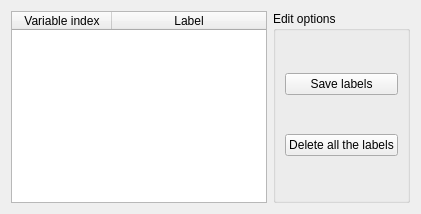
             <widget class="QWidget" name="tab_45">
              <attribute name="title">
               <string>Label elements</string>
              </attribute>
              <layout class="QHBoxLayout" name="horizontalLayout_20">
               <item>
                <widget class="QTableWidget" name="table_setlabels">
                 <property name="sizePolicy">
                  <sizepolicy hsizetype="Expanding" vsizetype="Expanding">
                   <horstretch>0</horstretch>
                   <verstretch>0</verstretch>
                  </sizepolicy>
                 </property>
                 <property name="autoFillBackground">
                  <bool>false</bool>
                 </property>
                 <property name="verticalScrollMode">
                  <enum>QAbstractItemView::ScrollPerPixel</enum>
                 </property>
                 <property name="horizontalScrollMode">
                  <enum>QAbstractItemView::ScrollPerPixel</enum>
                 </property>
                 <property name="sortingEnabled">
                  <bool>false</bool>
                 </property>
                 <attribute name="horizontalHeaderStretchLastSection">
                  <bool>true</bool>
                 </attribute>
                 <attribute name="verticalHeaderStretchLastSection">
                  <bool>false</bool>
                 </attribute>
                 <column>
                  <property name="text">
                   <string>Variable index</string>
                  </property>
                 </column>
                 <column>
                  <property name="text">
                   <string>Label</string>
                  </property>
                 </column>
                </widget>
               </item>
               <item>
                <widget class="QGroupBox" name="groupBox_5">
                 <property name="sizePolicy">
                  <sizepolicy hsizetype="Preferred" vsizetype="Preferred">
                   <horstretch>0</horstretch>
                   <verstretch>0</verstretch>
                  </sizepolicy>
                 </property>
                 <property name="title">
                  <string>Edit options</string>
                 </property>
                 <layout class="QVBoxLayout" name="verticalLayout_60">
                  <item>
                   <widget class="QPushButton" name="btn_set_labels">
                    <property name="toolTip">
                     <string>&lt;html&gt;&lt;head/&gt;&lt;body&gt;&lt;p&gt;Save the custom labels.&lt;/p&gt;&lt;p&gt;Verify the index of every element in the table and the name you have provided.&lt;/p&gt;&lt;p&gt;If you don't specify a label then the item index will be used as label.&lt;/p&gt;&lt;/body&gt;&lt;/html&gt;</string>
                    </property>
                    <property name="text">
                     <string>Save labels</string>
                    </property>
                   </widget>
                  </item>
                  <item>
                   <widget class="QPushButton" name="btn_clear_labels">
                    <property name="toolTip">
                     <string>&lt;html&gt;&lt;head/&gt;&lt;body&gt;&lt;p&gt;Delete all the labels for the current dataset.&lt;/p&gt;&lt;p&gt;After this, every item will be recognized only by its index.&lt;/p&gt;&lt;/body&gt;&lt;/html&gt;</string>
                    </property>
                    <property name="text">
                     <string>Delete all the labels</string>
                    </property>
                   </widget>
                  </item>
                 </layout>
                </widget>
               </item>
              </layout>
             </widget>
